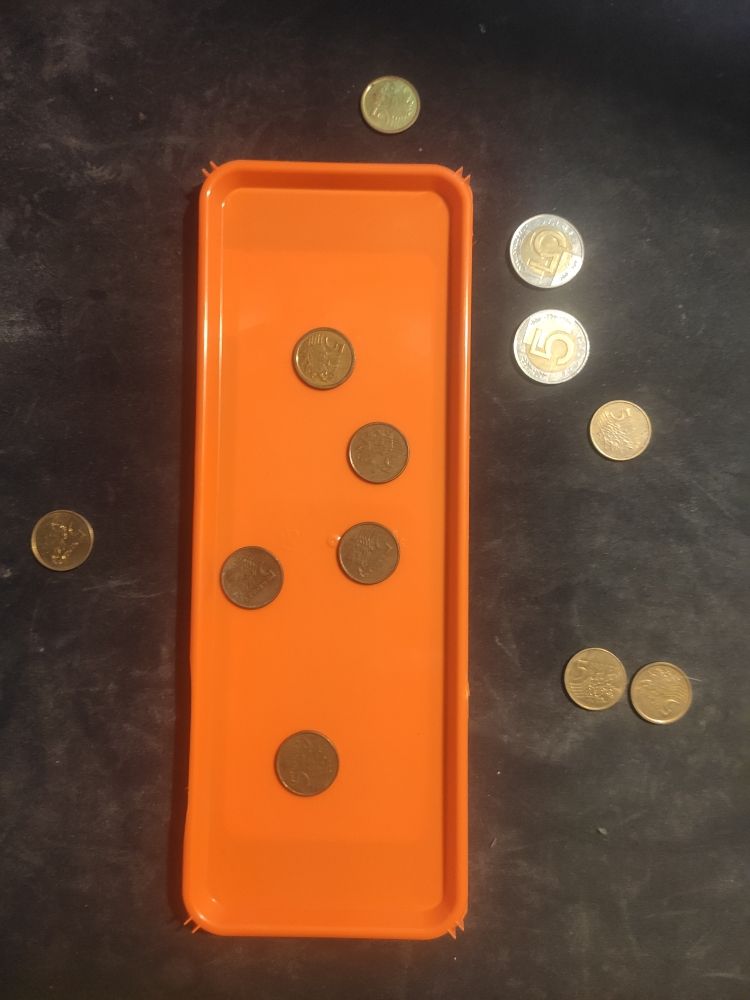
#> input picture WMA_Project_02/input_images/tray1.jpg, 750 x 1000 px
$ python lab2_coin_detection.py input_images
#> lines starting #> are read from the running program, lines starting #| are printed output that depends on the picture; after the words box and inside, x2 and y2 are one past the last pixel; in counts of white or black regions, pixels touching at a corner belong together
import cv2
import numpy as np
import os
import sys


HOUGH_CIRCLE_PARAMS = dict(
    dp=1.2,
    minDist=35,
    param1=80,
    param2=33,
    minRadius=20,
    maxRadius=120,
)

RADIUS_THRESHOLD_5PLN = 34

COIN_MAX_VALID_RADIUS = 55
CANNY_LOW = 30
CANNY_HIGH = 100
RING_WIDTH = 6
COIN_MIN_RING_DENSITY = 0.10

TRAY_HSV_LOWER = np.array([5, 120, 120])
TRAY_HSV_UPPER = np.array([25, 255, 255])

HOUGH_LINE_THRESHOLD = 80
HOUGH_LINE_MIN_LENGTH = 150
HOUGH_LINE_MAX_GAP = 30

VALUE_5PLN = 5.00
VALUE_5GR = 0.05

COLOR_TRAY = (0, 200, 255)
COLOR_5PLN_ON = (0, 255, 0)
COLOR_5PLN_OFF = (0, 128, 0)
COLOR_5GR_ON = (255, 180, 0)
COLOR_5GR_OFF = (200, 100, 0)
FONT = cv2.FONT_HERSHEY_SIMPLEX

def circle_mask(shape, cx, cy, r):
    mask = np.zeros(shape[:2], dtype=np.uint8)
    cv2.circle(mask, (cx, cy), r, 255, -1)
    return mask


def coin_features(img, cx, cy, r):
    """
    Compute simple colour / brightness features inside the detected coin.
    Used only as support when radius is borderline.
    """
    hsv = cv2.cvtColor(img, cv2.COLOR_BGR2HSV)
    gray = cv2.cvtColor(img, cv2.COLOR_BGR2GRAY)
    mask = circle_mask(img.shape, cx, cy, r)

    mean_h, mean_s, mean_v, _ = cv2.mean(hsv, mask=mask)
    mean_gray = cv2.mean(gray, mask=mask)[0]

    return {
        "mean_s": mean_s,
        "mean_v": mean_v,
        "mean_gray": mean_gray,
    }

def detect_tray(img):
    """
    Returns:
        (x, y, w, h, contour, box_points, lines)

    Uses:
      - HSV mask for orange tray
      - HoughLinesP for edge support
      - contour + minAreaRect for robust tray box
    """
    h_img, w_img = img.shape[:2]
    hsv = cv2.cvtColor(img, cv2.COLOR_BGR2HSV)
    mask = cv2.inRange(hsv, TRAY_HSV_LOWER, TRAY_HSV_UPPER)

    kernel = cv2.getStructuringElement(cv2.MORPH_RECT, (7, 7))
    mask = cv2.morphologyEx(mask, cv2.MORPH_CLOSE, kernel)
    mask = cv2.morphologyEx(mask, cv2.MORPH_OPEN, kernel)

    edges = cv2.Canny(mask, 50, 150)
    lines = cv2.HoughLinesP(
        edges,
        1,
        np.pi / 180,
        threshold=HOUGH_LINE_THRESHOLD,
        minLineLength=HOUGH_LINE_MIN_LENGTH,
        maxLineGap=HOUGH_LINE_MAX_GAP
    )

    top_ys, bottom_ys, left_xs, right_xs = [], [], [], []

    if lines is not None:
        for line in lines:
            x1, y1, x2, y2 = line[0]
            angle = np.degrees(np.arctan2(y2 - y1, x2 - x1))

            if abs(angle) < 25 or abs(angle) > 155:
                mid_y = (y1 + y2) / 2
                if mid_y < h_img / 2:
                    top_ys.append(mid_y)
                else:
                    bottom_ys.append(mid_y)
            else:
                mid_x = (x1 + x2) / 2
                if mid_x < w_img / 2:
                    left_xs.append(mid_x)
                else:
                    right_xs.append(mid_x)

    contours, _ = cv2.findContours(mask, cv2.RETR_EXTERNAL, cv2.CHAIN_APPROX_SIMPLE)
    if not contours:
        return None

    tray_contour = max(contours, key=cv2.contourArea)
    cx, cy, cw, ch = cv2.boundingRect(tray_contour)

    if top_ys and bottom_ys and left_xs and right_xs:
        t = int(np.median(top_ys))
        b = int(np.median(bottom_ys))
        l = int(np.median(left_xs))
        r = int(np.median(right_xs))

        x = min(cx, l)
        y = min(cy, t)
        w = max(cx + cw, r) - x
        h = max(cy + ch, b) - y
    else:
        x, y, w, h = cx, cy, cw, ch

    rect = cv2.minAreaRect(tray_contour)
    box_pts = np.int32(cv2.boxPoints(rect))

    return x, y, w, h, tray_contour, box_pts, lines

def detect_coins(img):
    """
    Returns list of (x, y, radius) for validated coins.
    Uses HoughCircles, then filters candidates with edge density on ring.
    """
    gray = cv2.cvtColor(img, cv2.COLOR_BGR2GRAY)
    blur = cv2.GaussianBlur(gray, (9, 9), 2)

    raw = cv2.HoughCircles(blur, cv2.HOUGH_GRADIENT, **HOUGH_CIRCLE_PARAMS)
    if raw is None:
        return []

    edges = cv2.Canny(gray, CANNY_LOW, CANNY_HIGH)

    result = []
    for x, y, r in np.round(raw[0]).astype(int):
        if r > COIN_MAX_VALID_RADIUS:
            continue

        outer = np.zeros(gray.shape, dtype=np.uint8)
        cv2.circle(outer, (x, y), r, 255, -1)

        inner = np.zeros(gray.shape, dtype=np.uint8)
        cv2.circle(inner, (x, y), max(1, r - RING_WIDTH), 255, -1)

        ring_mask = cv2.subtract(outer, inner)
        ring_area = np.count_nonzero(ring_mask)

        if ring_area == 0:
            continue

        ring_edges = cv2.bitwise_and(edges, ring_mask)
        ring_density = np.count_nonzero(ring_edges) / ring_area

        if ring_density < COIN_MIN_RING_DENSITY:
            continue

        result.append((x, y, r))

    return result

def classify_coin(radius, mean_s, mean_v, mean_gray):
    """
    Main rule: radius.
    Borderline radii are refined using simple colour / brightness features.
    """
    if radius >= 34:
        return "5PLN"

    if radius <= 31:
        return "5gr"

    if radius in [32, 33]:
        if mean_s < 130 and mean_v > 95:
            return "5PLN"
        if mean_gray > 105 and mean_s < 145:
            return "5PLN"
        return "5gr"

    return "5gr"


def coin_value(coin_type):
    return VALUE_5PLN if coin_type == "5PLN" else VALUE_5GR


def is_on_tray(x, y, tray_bbox):
    tx, ty, tw, th = tray_bbox
    return tx <= x <= tx + tw and ty <= y <= ty + th

def draw_results(img, tray_result, coins, tray_bbox):
    out = img.copy()
    tx, ty, tw, th = tray_bbox

    if tray_result is not None:
        _, _, _, _, _, box_pts, lines = tray_result

        if lines is not None:
            for line in lines:
                x1, y1, x2, y2 = line[0]
                cv2.line(out, (x1, y1), (x2, y2), (255, 255, 0), 1)

        cv2.drawContours(out, [box_pts], 0, COLOR_TRAY, 3)
        cv2.putText(out, "TRAY", (tx, max(ty - 8, 20)), FONT, 0.7, COLOR_TRAY, 2)

    on_tray_counts = {"5PLN": 0, "5gr": 0}
    off_tray_counts = {"5PLN": 0, "5gr": 0}

    for coin in coins:
        x, y, r = coin["cx"], coin["cy"], coin["r"]
        ctype = coin["name"]
        on = coin["on_tray"]

        if on:
            color = COLOR_5PLN_ON if ctype == "5PLN" else COLOR_5GR_ON
            on_tray_counts[ctype] += 1
        else:
            color = COLOR_5PLN_OFF if ctype == "5PLN" else COLOR_5GR_OFF
            off_tray_counts[ctype] += 1

        cv2.circle(out, (x, y), r, color, 2)
        cv2.circle(out, (x, y), 3, color, -1)
        cv2.putText(out, ctype, (x - 22, y - r - 6), FONT, 0.5, color, 2)

    val_on = on_tray_counts["5PLN"] * VALUE_5PLN + on_tray_counts["5gr"] * VALUE_5GR
    val_off = off_tray_counts["5PLN"] * VALUE_5PLN + off_tray_counts["5gr"] * VALUE_5GR

    summary_lines = [
        f"ON tray : {on_tray_counts['5PLN'] + on_tray_counts['5gr']} coins = {val_on:.2f} PLN",
        f"OFF tray: {off_tray_counts['5PLN'] + off_tray_counts['5gr']} coins = {val_off:.2f} PLN",
        f"TOTAL   : {sum(on_tray_counts.values()) + sum(off_tray_counts.values())} coins = {val_on + val_off:.2f} PLN",
    ]

    overlay = out.copy()
    cv2.rectangle(overlay, (5, 5), (380, 105), (30, 30, 30), -1)
    cv2.addWeighted(overlay, 0.6, out, 0.4, 0, out)

    for idx, txt in enumerate(summary_lines):
        y_pos = 30 + idx * 28
        cv2.putText(out, txt, (12, y_pos), FONT, 0.7, (255, 255, 255), 2)
        cv2.putText(out, txt, (12, y_pos), FONT, 0.7, (0, 0, 0), 1)

    return out, on_tray_counts, off_tray_counts, val_on, val_off


def process_image(image_path, display=True, save_dir=None):
    img = cv2.imread(image_path)
    if img is None:
        print(f"[ERROR] Cannot read: {image_path}")
        return None

    name = os.path.basename(image_path)

    print("\n" + "═" * 55)
    print(f"  Image: {name}")
    print("═" * 55)

    tray_result = detect_tray(img)
    if tray_result is None:
        print(f"[WARN] {name}: tray not found, using full image as fallback")
        h, w = img.shape[:2]
        tray_bbox = (0, 0, w, h)
    else:
        tx, ty, tw, th = tray_result[:4]
        tray_bbox = (tx, ty, tw, th)
        print(f"  Tray bounding box : ({tx},{ty}) size=({tw}x{th})")

    detected_circles = detect_coins(img)
    print(f"  Valid circles found : {len(detected_circles)}")

    all_coins = []
    on_tray_coins = []
    off_tray_coins = []

    for cx, cy, r in detected_circles:
        feats = coin_features(img, cx, cy, r)
        ctype = classify_coin(r, feats["mean_s"], feats["mean_v"], feats["mean_gray"])
        value = coin_value(ctype)
        on_tray = is_on_tray(cx, cy, tray_bbox)

        coin = {
            "cx": cx,
            "cy": cy,
            "r": r,
            "name": ctype,
            "value": value,
            "on_tray": on_tray,
            "mean_s": feats["mean_s"],
            "mean_v": feats["mean_v"],
            "mean_gray": feats["mean_gray"],
        }

        all_coins.append(coin)
        if on_tray:
            on_tray_coins.append(coin)
        else:
            off_tray_coins.append(coin)

    total_on = sum(c["value"] for c in on_tray_coins)
    total_off = sum(c["value"] for c in off_tray_coins)

    print(f"\n  ── Coins ON the tray ({len(on_tray_coins)}) ─────────────")
    for c in on_tray_coins:
        print(
            f"     {c['name']}  r={c['r']}px  centre=({c['cx']},{c['cy']})  "
            f"S={c['mean_s']:.1f} V={c['mean_v']:.1f} G={c['mean_gray']:.1f}  "
            f"{c['value']:.2f} PLN"
        )
    print(f"     Subtotal ON  : {total_on:.2f} PLN")

    print(f"\n  ── Coins OFF the tray ({len(off_tray_coins)}) ───────────")
    for c in off_tray_coins:
        print(
            f"     {c['name']}  r={c['r']}px  centre=({c['cx']},{c['cy']})  "
            f"S={c['mean_s']:.1f} V={c['mean_v']:.1f} G={c['mean_gray']:.1f}  "
            f"{c['value']:.2f} PLN"
        )
    print(f"     Subtotal OFF : {total_off:.2f} PLN")

    print(f"\n  ── Grand total ───────────────────────────────")
    print(f"     ON  tray : {len(on_tray_coins):2d} coins = {total_on:.2f} PLN")
    print(f"     OFF tray : {len(off_tray_coins):2d} coins = {total_off:.2f} PLN")
    print(f"     TOTAL    : {len(all_coins):2d} coins = {total_on + total_off:.2f} PLN")

    result_img, on_counts, off_counts, val_on, val_off = draw_results(
        img, tray_result, all_coins, tray_bbox
    )

    if save_dir:
        os.makedirs(save_dir, exist_ok=True)
        out_path = os.path.join(save_dir, f"result_{name}")
        cv2.imwrite(out_path, result_img)
        print(f"\n  Saved → {out_path}")

    if display:
        cv2.imshow(f"Result - {name}", result_img)
        print("  Press any key to continue...")
        cv2.waitKey(0)
        cv2.destroyAllWindows()

    return {
        "filename": name,
        "tray_bbox": tray_bbox,
        "coins_on_tray": on_tray_coins,
        "coins_off_tray": off_tray_coins,
        "total_on": total_on,
        "total_off": total_off,
        "annotated": result_img,
    }


def main():
    if len(sys.argv) > 1:
        img_dir = sys.argv[1]
    else:
        img_dir = "."

    save_dir = os.path.join(img_dir, "results")
    display = "--no-display" not in sys.argv

    image_files = sorted([
        os.path.join(img_dir, f"tray{i}.jpg") for i in range(1, 9)
    ])

    all_results = []

    print("Coin Detection - LAB2 (Hough Transform)")
    print(f"Processing images from: {img_dir}")
    print(f"Radius threshold 5PLN/5gr: {RADIUS_THRESHOLD_5PLN}px")

    for path in image_files:
        if not os.path.exists(path):
            print(f"[SKIP] Not found: {path}")
            continue

        result = process_image(path, display=display, save_dir=save_dir)
#> in process_image, img is the input picture: shape (1000, 750, 3); mean B, G, R 46.1, 73.5, 117.8
#> in detect_tray, `mask = cv2.inRange(hsv, TRAY_HSV_LOWER, TRAY_HSV_UPPER)`:
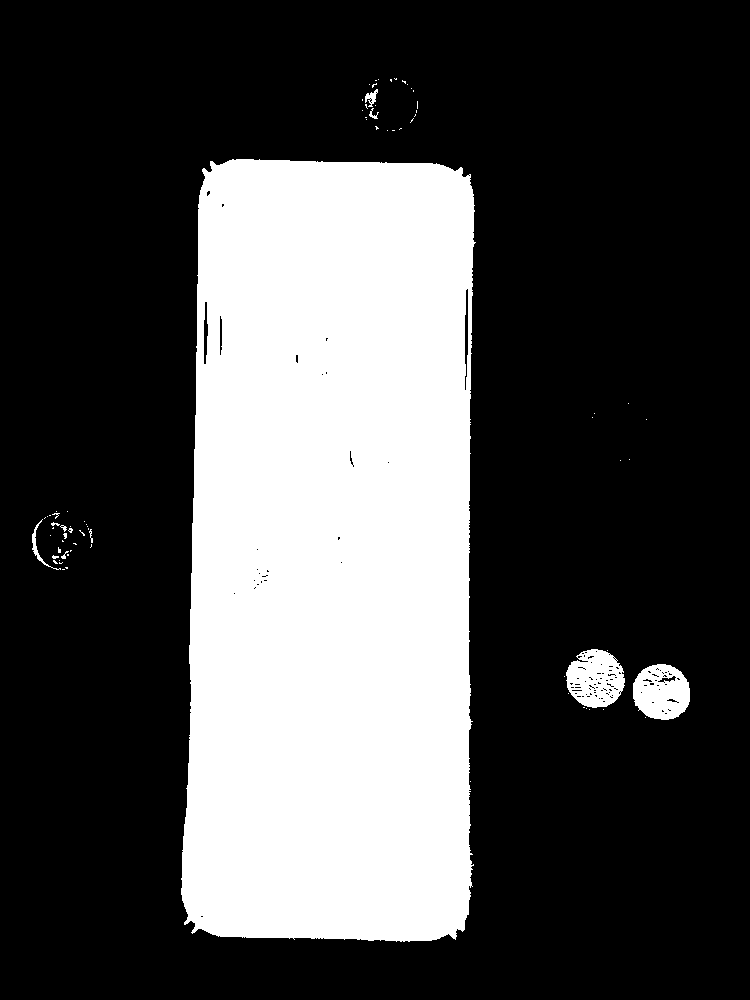
#> mask: shape (1000, 750); 29.4% white; 77 white regions (67 under 20 px), largest, box (x1, y1, x2, y2) and area: (181, 159, 476, 942) 215092, (566, 649, 625, 708) 2457, (633, 664, 690, 720) 2408
#> in detect_tray, `lines = cv2.HoughLinesP( edges, 1, np.pi / 180, threshold=HOUGH_LINE_T..`: lines = [[192, 523, 197, 250], [469, 553, 469, 400]]
#> the loop in detect_tray, `for line in lines:` made 2 passes
#> (x1, y1, x2, y2, angle, mid_x) on passes 1 to 2: (192, 523, 197, 250, -88.95, 194.5), (469, 553, 469, 400, -90, 469)
#> after the loop in detect_tray, `for line in lines:`: bottom_ys = []; left_xs = [194.5]; right_xs = [469]; top_ys = []
#> in detect_tray, `contours, _ = cv2.findContours(mask, cv2.RETR_EXTERNAL, cv2.CHAIN_APPR..`: contours = 7 contours; box (x1, y1, x2, y2) and area: (181, 159, 475, 942) 214780, (566, 649, 625, 708) 2628, (633, 664, 690, 720) 2480, (365, 93, 376, 118) 237, (52, 551, 66, 570) 174, (51, 515, 58, 525) 54, (63, 526, 71, 533) 42
#> in detect_tray, `tray_contour = max(contours, key=cv2.contourArea)`: tray_contour = contour of 204 points, box (x1, y1, x2, y2) (181, 159, 475, 942), area 214780
#> in detect_tray, `cx, cy, cw, ch = cv2.boundingRect(tray_contour)`: cx = 181; cy = 159; cw = 294; ch = 783
#> in detect_tray, `x, y, w, h = cx, cy, cw, ch`: x = 181; y = 159; w = 294; h = 783
#> in detect_tray, `rect = cv2.minAreaRect(tray_contour)`: rect = ((334.2, 550), (778.8, 289.6), -88.58)
#> in detect_tray, `box_pts = np.int32(cv2.boxPoints(rect))`: box_pts = [[469, 942], [179, 935], [199, 157], [488, 164]]
#> in process_image, `tray_result = detect_tray(img)`: tray_result = 7 items, first 6: 181, 159, 294, 783, contour of 204 points, box (x1, y1, x2, y2) (181, 159, 475, 942), area 214780, [[469, 942], [179, 935], [199, 157], [488, 164]]
#> in process_image, `tx, ty, tw, th = tray_result[:4]`: tx = 181; ty = 159; tw = 294; th = 783
#> in process_image, `tray_bbox = (tx, ty, tw, th)`: tray_bbox = (181, 159, 294, 783)
#|   Tray bounding box : (181,159) size=(294x783)
#> in detect_coins, `gray = cv2.cvtColor(img, cv2.COLOR_BGR2GRAY)`:
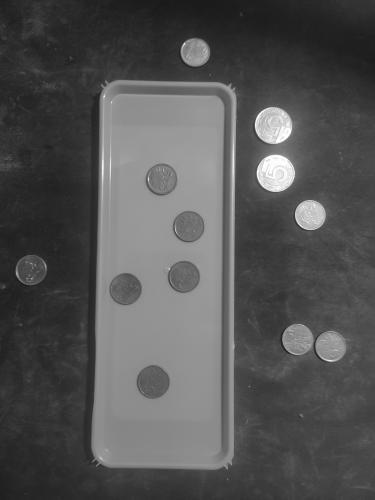
#> gray: shape (1000, 750) (shown at 1/2 size); min 21, max 255, mean 83.6
#> in detect_coins, `raw = cv2.HoughCircles(blur, cv2.HOUGH_GRADIENT, **HOUGH_CIRCLE_PARAMS)`: raw = 13 rows, first 8: [305.4, 763.8, 32.84], [322.2, 359.4, 31.88], [376.2, 453, 31.52], [661.8, 693, 30.56], [366.6, 553.8, 31.64], [595.8, 678.6, 30.68], [250.2, 579, 31.88], [545.4, 251.4, 36.92]
#> in detect_coins, `edges = cv2.Canny(gray, CANNY_LOW, CANNY_HIGH)`:
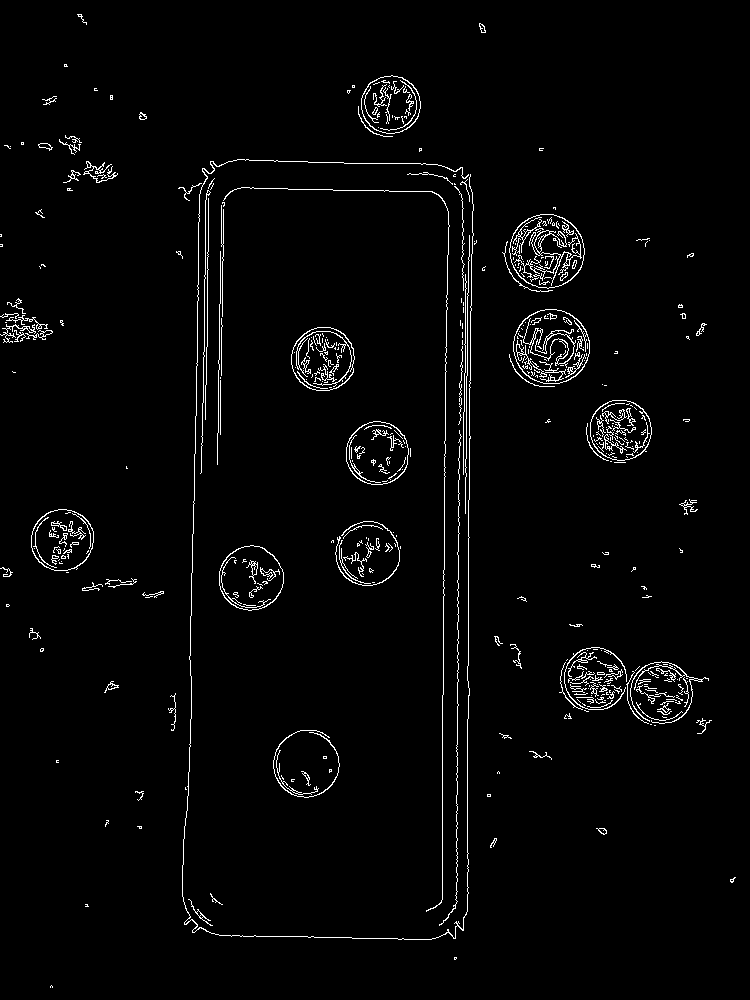
#> edges: shape (1000, 750); 2.4% white in thin lines or dots
#> the loop in detect_coins, `for x, y, r in np.round(raw[0]).astype(int):` made 13 passes
#> (x, y, r, ring_area, ring_density) on passes 1 to 8: (305, 764, 33, 1120, 0.228), (322, 359, 32, 1088, 0.338), (376, 453, 32, 1088, 0.303), (662, 693, 31, 1040, 0.317), (367, 554, 32, 1088, 0.263), (596, 679, 31, 1040, 0.261), (250, 579, 32, 1088, 0.231), (545, 251, 37, 1292, 0.278)
#> after the loop in detect_coins, `for x, y, r in np.round(raw[0]).astype(int):`:
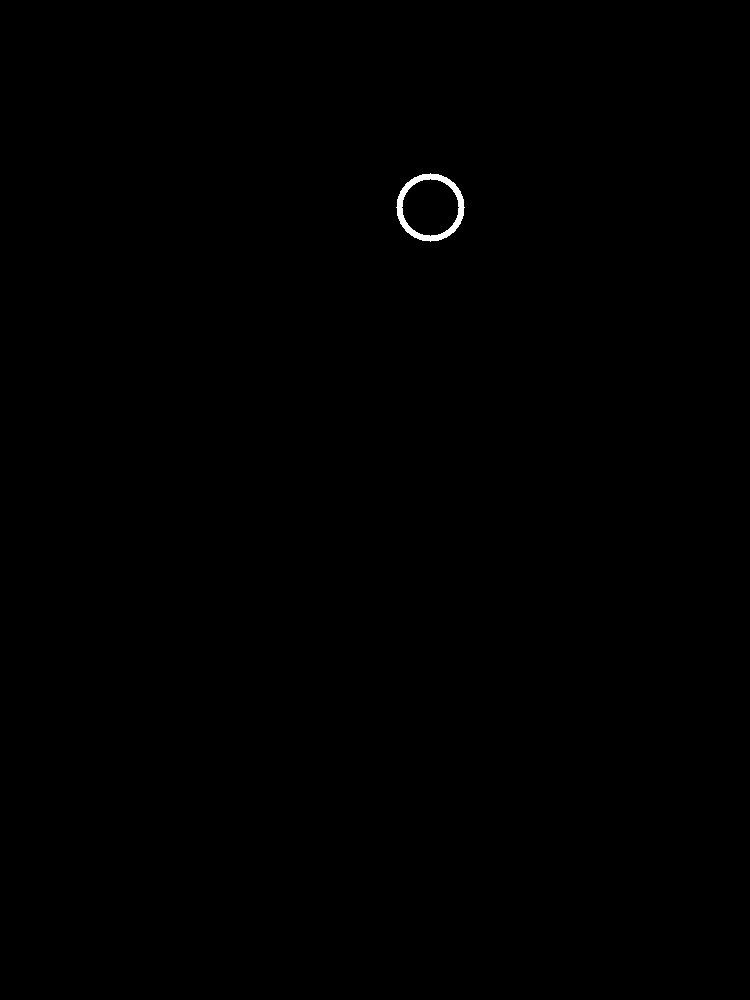
#> ring_mask: shape (1000, 750); 0.16% white; 1 white region, box (x1, y1, x2, y2) and area: (396, 173, 465, 242) 1172
#> after the loop in detect_coins, `for x, y, r in np.round(raw[0]).astype(int):`: result = [(305, 764, 33), (322, 359, 32), (376, 453, 32), (662, 693, 31), (367, 554, 32), (596, 679, 31), (250, 579, 32), (545, 251, 37), (551, 345, 38), (621, 429, 30), (389, 104, 28), (61, 538, 32)]
#> in process_image, `detected_circles = detect_coins(img)`: detected_circles has the same summary as result in detect_coins
#|   Valid circles found : 12
#> the loop in process_image, `for cx, cy, r in detected_circles:` made 12 passes
#> (cx, cy, r, mean_h in coin_features, mean_s in coin_features, mean_v in coin_features, mean_gray in coin_features, ctype) on passes 1 to 8: (305, 764, 33, 12.43, 185.7, 141.4, 93.86, '5gr'), (322, 359, 32, 15.05, 171.3, 164.8, 119.7, '5gr'), (376, 453, 32, 14.12, 166.7, 154.9, 111.2, '5gr'), (662, 693, 31, 18.4, 124.9, 177.4, 148, '5gr'), (367, 554, 32, 13.38, 169.3, 145.4, 102.6, '5gr'), (596, 679, 31, 18.42, 126.3, 171.5, 143, '5gr'), (250, 579, 32, 12.45, 175.5, 139.9, 95.5, '5gr'), (545, 251, 37, 23.24, 50.93, 221.2, 209.7, '5PLN')
#> pass 3, in coin_features (call 3), `mask = circle_mask(img.shape, cx, cy, r)`:
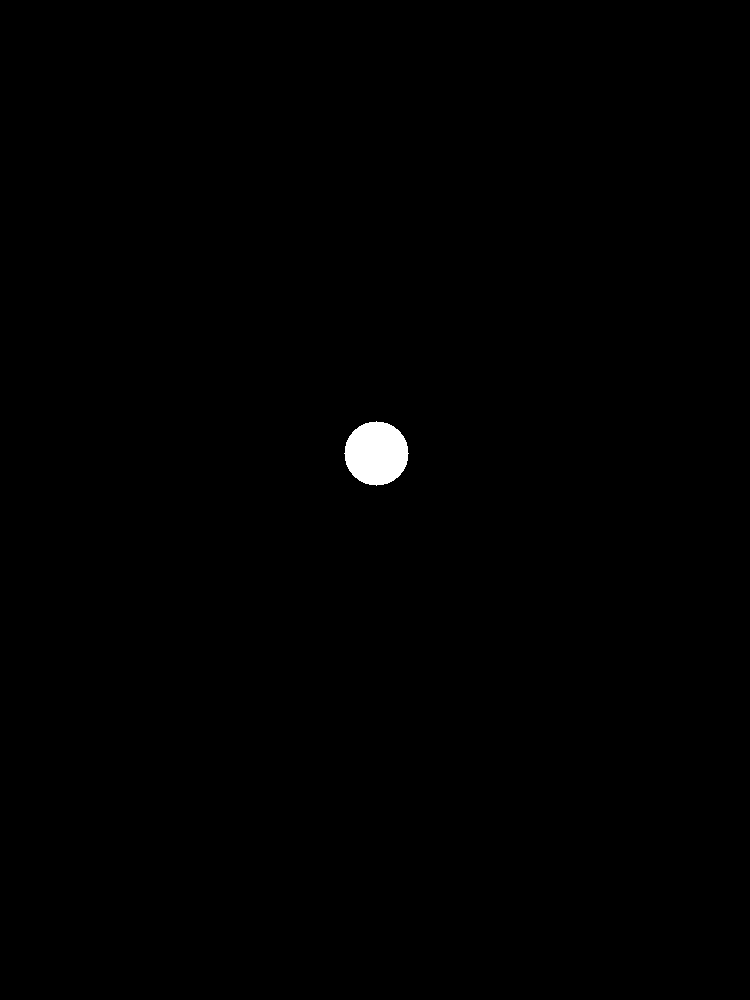
#> mask: shape (1000, 750); 0.43% white; 1 white region, box (x1, y1, x2, y2) and area: (344, 421, 409, 486) 3209
#> after the loop in process_image, `for cx, cy, r in detected_circles:`: all_coins = 12 items; off_tray_coins = 7 items; on_tray_coins = 5 items
#> in process_image, `total_on = sum(c["value"] for c in on_tray_coins)`: total_on = 0.25
#> (the rest of the program and of its run is left out)
